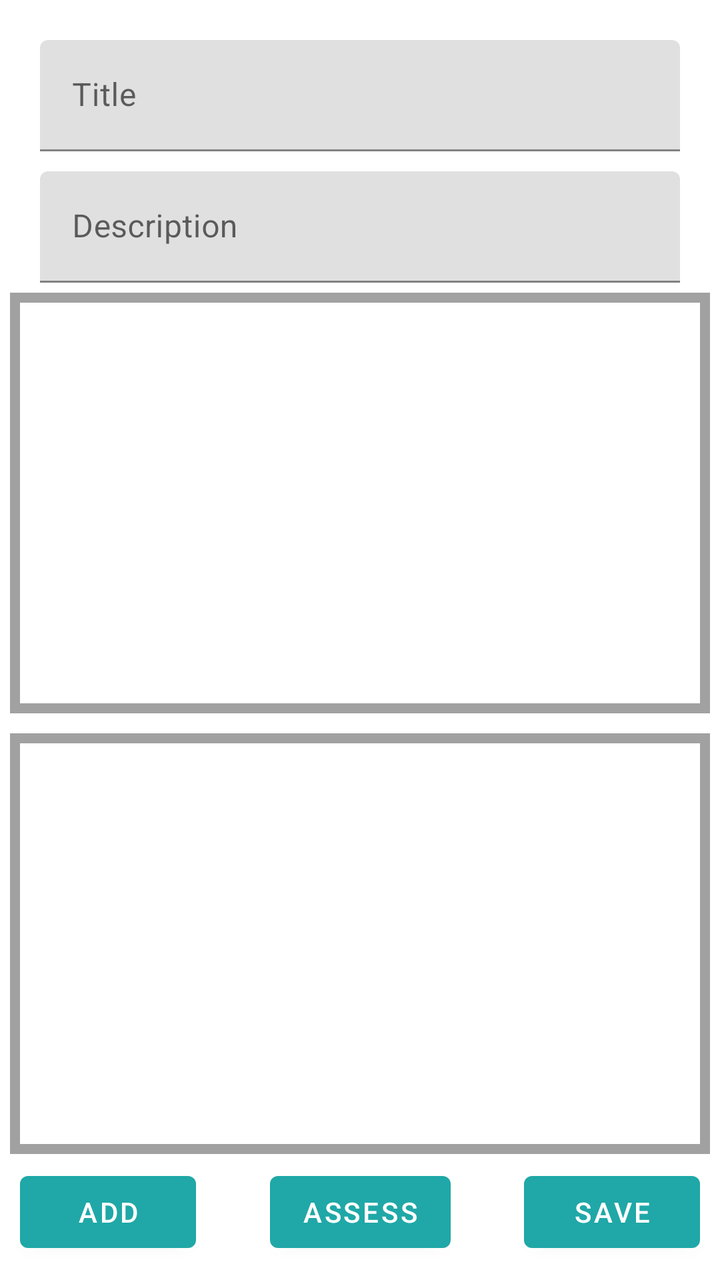
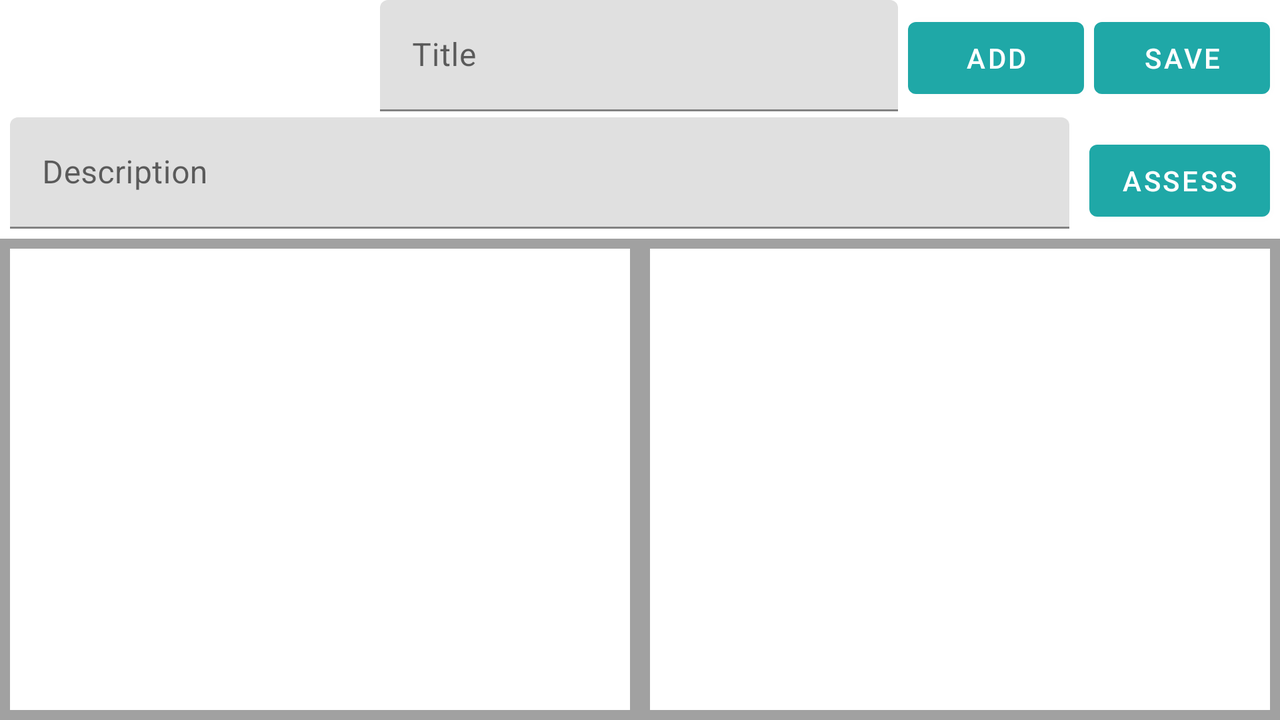

An Android layout and its configuration variant, each rendered on a device that would load it. The default file and the variant file are quoted in full after the pictures.
<!-- AndroidManifest.xml: application theme Theme.ObxKotlin -->
<!-- res/layout/fragment_edit_item.xml -->
<?xml version="1.0" encoding="utf-8"?>
<androidx.constraintlayout.widget.ConstraintLayout xmlns:android="http://schemas.android.com/apk/res/android"
    xmlns:app="http://schemas.android.com/apk/res-auto"
    xmlns:tools="http://schemas.android.com/tools"
    android:layout_width="match_parent"
    android:layout_height="match_parent"
    tools:context=".ui.Page.FragmentItemEditPage">

    <Button
        android:id="@+id/buttonAssess"
        android:layout_width="wrap_content"
        android:layout_height="wrap_content"
        android:layout_marginBottom="10dp"
        android:text="@string/action_assess"
        app:layout_constraintBottom_toBottomOf="parent"
        app:layout_constraintEnd_toStartOf="@+id/buttonSave"
        app:layout_constraintStart_toEndOf="@+id/buttonAdd" />

    <Spinner
        android:id="@+id/itemType"
        android:layout_width="180dp"
        android:layout_height="wrap_content"
        android:layout_marginStart="20dp"
        android:layout_marginLeft="20dp"
        android:layout_marginTop="10dp"
        android:background="#CDCDCD"
        android:hint="@string/hint_itemType"
        app:layout_constraintStart_toStartOf="parent"
        app:layout_constraintTop_toTopOf="parent" />

    <Spinner
        android:id="@+id/itemLegal"
        android:layout_width="180dp"
        android:layout_height="wrap_content"
        android:layout_marginTop="10dp"
        android:layout_marginEnd="20dp"
        android:layout_marginRight="20dp"
        android:background="#CDCDCD"
        android:hint="@string/hint_itemType"
        app:layout_constraintEnd_toEndOf="parent"
        app:layout_constraintTop_toTopOf="parent" />

    <com.google.android.material.textfield.TextInputLayout
        android:id="@+id/titleInputItem"
        android:layout_width="0dp"
        android:layout_height="wrap_content"
        android:layout_marginStart="20dp"
        android:layout_marginLeft="20dp"
        android:layout_marginTop="10dp"
        android:layout_marginEnd="20dp"
        android:layout_marginRight="20dp"
        app:endIconMode="clear_text"
        app:layout_constraintEnd_toEndOf="parent"
        app:layout_constraintStart_toStartOf="parent"
        app:layout_constraintTop_toBottomOf="@+id/itemType">

        <com.google.android.material.textfield.TextInputEditText
            android:id="@+id/editTitleItem"
            android:layout_width="match_parent"
            android:layout_height="wrap_content"
            android:hint="@string/hint_title"
            android:inputType="text" />
    </com.google.android.material.textfield.TextInputLayout>

    <com.google.android.material.textfield.TextInputLayout
        android:id="@+id/textInputItem"
        android:layout_width="0dp"
        android:layout_height="wrap_content"
        android:layout_marginStart="20dp"
        android:layout_marginLeft="20dp"
        android:layout_marginTop="10dp"
        android:layout_marginEnd="20dp"
        android:layout_marginRight="20dp"
        app:endIconMode="clear_text"
        app:layout_constraintEnd_toEndOf="parent"
        app:layout_constraintStart_toStartOf="parent"
        app:layout_constraintTop_toBottomOf="@+id/titleInputItem">

        <com.google.android.material.textfield.TextInputEditText
            android:id="@+id/editDescriptionItem"
            android:layout_width="match_parent"
            android:layout_height="wrap_content"
            android:hint="@string/hint_description"
            android:inputType="text" />
    </com.google.android.material.textfield.TextInputLayout>

    <androidx.core.widget.NestedScrollView
        android:id="@+id/NestedScrollView1"
        android:layout_width="0dp"
        android:layout_height="0dp"
        android:layout_margin="5dp"
        android:layout_marginStart="5dp"
        android:layout_marginLeft="5dp"
        android:layout_marginEnd="5dp"
        android:layout_marginRight="5dp"
        android:background="#A1A1A1"
        android:fillViewport="true"
        android:padding="5dp"
        app:layout_constraintBottom_toTopOf="@+id/NestedScrollView2"
        app:layout_constraintEnd_toEndOf="parent"
        app:layout_constraintStart_toStartOf="parent"
        app:layout_constraintTop_toBottomOf="@+id/textInputItem">


        <androidx.recyclerview.widget.RecyclerView
            android:id="@+id/recyclerView1"
            android:layout_width="match_parent"
            android:layout_height="match_parent"
            android:background="#FFFFFF"
            android:padding="5dp"
            app:layoutManager="androidx.recyclerview.widget.GridLayoutManager" />
    </androidx.core.widget.NestedScrollView>

    <androidx.core.widget.NestedScrollView
        android:id="@+id/NestedScrollView2"
        android:layout_width="0dp"
        android:layout_height="0dp"
        android:layout_margin="5dp"
        android:layout_marginStart="5dp"
        android:layout_marginLeft="5dp"
        android:layout_marginEnd="5dp"
        android:layout_marginRight="5dp"
        android:background="#A1A1A1"
        android:fillViewport="true"
        android:padding="5dp"
        app:layout_constraintBottom_toTopOf="@+id/buttonSave"
        app:layout_constraintEnd_toEndOf="parent"
        app:layout_constraintStart_toStartOf="parent"
        app:layout_constraintTop_toBottomOf="@+id/NestedScrollView1">


        <androidx.recyclerview.widget.RecyclerView
            android:id="@+id/recyclerView2"
            android:layout_width="match_parent"
            android:layout_height="match_parent"
            android:background="#FFFFFF"
            android:padding="5dp"
            app:layoutManager="androidx.recyclerview.widget.GridLayoutManager" />
    </androidx.core.widget.NestedScrollView>

    <Button
        android:id="@+id/buttonAdd"
        android:layout_width="wrap_content"
        android:layout_height="wrap_content"
        android:layout_marginStart="10dp"
        android:layout_marginLeft="10dp"
        android:layout_marginBottom="10dp"
        android:text="@string/action_add"
        app:layout_constraintBottom_toBottomOf="parent"
        app:layout_constraintStart_toStartOf="parent" />

    <Button
        android:id="@+id/buttonSave"
        android:layout_width="wrap_content"
        android:layout_height="wrap_content"
        android:layout_marginEnd="10dp"
        android:layout_marginRight="10dp"
        android:layout_marginBottom="10dp"
        android:text="@string/action_save"
        app:layout_constraintBottom_toBottomOf="parent"
        app:layout_constraintEnd_toEndOf="parent" />


</androidx.constraintlayout.widget.ConstraintLayout>
<!-- resources referenced by this layout -->
<resources>
  <string name="action_add">Add</string>
  <string name="action_assess">Assess</string>
  <string name="action_save">Save</string>
  <string name="hint_description">Description</string>
  <string name="hint_itemType">Item Type</string>
  <string name="hint_title">Title</string>
  <style name="Theme.ObxKotlin" parent="Theme.MaterialComponents.DayNight.DarkActionBar">
          
          <item name="colorPrimary">@color/obx_green</item>
          <item name="colorPrimaryVariant">@color/obx_green_dark</item>
          <item name="colorOnPrimary">@color/white</item>
          
          <item name="colorSecondary">@color/obx_pink</item>
          <item name="colorSecondaryVariant">@color/obx_pink_dark</item>
          <item name="colorOnSecondary">@color/black</item>
          
          <item name="android:statusBarColor" tools:targetApi="l">?attr/colorPrimaryVariant</item>
          
      </style>
  <color name="obx_green">#FF1FA8A7</color>
  <color name="obx_green_dark">#FF007878</color>
  <color name="white">#FFFFFFFF</color>
  <color name="obx_pink">#FFE61955</color>
  <color name="obx_pink_dark">#FFAD002D</color>
  <color name="black">#FF000000</color>
</resources>
<!-- res/layout-land/fragment_edit_item.xml (the repository's variant of the layout above) -->
<!-- drawn on the phone turned sideways -->
<?xml version="1.0" encoding="utf-8"?>
<androidx.constraintlayout.widget.ConstraintLayout xmlns:android="http://schemas.android.com/apk/res/android"
    xmlns:app="http://schemas.android.com/apk/res-auto"
    xmlns:tools="http://schemas.android.com/tools"
    android:layout_width="match_parent"
    android:layout_height="match_parent"
    tools:context=".ui.Page.FragmentItemEditPage">

    <Button
        android:id="@+id/buttonAssess"
        android:layout_width="wrap_content"
        android:layout_height="wrap_content"
        android:layout_marginEnd="5dp"
        android:layout_marginRight="5dp"
        android:layout_marginBottom="5dp"
        android:text="@string/action_assess"
        app:layout_constraintBottom_toTopOf="@+id/NestedScrollView2"
        app:layout_constraintEnd_toEndOf="parent"
        app:layout_constraintStart_toEndOf="@+id/textInputItem" />

    <Spinner
        android:id="@+id/itemType"
        android:layout_width="180dp"
        android:layout_height="wrap_content"
        android:layout_marginStart="5dp"
        android:layout_marginLeft="5dp"
        android:layout_marginTop="5dp"
        android:background="#CDCDCD"
        android:hint="@string/hint_itemType"
        app:layout_constraintStart_toStartOf="parent"
        app:layout_constraintTop_toTopOf="parent" />

    <Spinner
        android:id="@+id/itemLegal"
        android:layout_width="180dp"
        android:layout_height="wrap_content"
        android:layout_marginStart="5dp"
        android:layout_marginLeft="5dp"
        android:layout_marginTop="5dp"
        android:background="#CDCDCD"
        android:hint="@string/hint_itemType"
        app:layout_constraintStart_toStartOf="parent"
        app:layout_constraintTop_toBottomOf="@+id/itemType" />

    <com.google.android.material.textfield.TextInputLayout
        android:id="@+id/titleInputItem"
        android:layout_width="0dp"
        android:layout_height="wrap_content"
        android:layout_marginStart="5dp"
        android:layout_marginLeft="5dp"
        android:layout_marginEnd="5dp"
        android:layout_marginRight="5dp"
        app:endIconMode="clear_text"
        app:layout_constraintEnd_toStartOf="@+id/buttonAdd"
        app:layout_constraintStart_toEndOf="@+id/itemType"
        app:layout_constraintTop_toTopOf="parent">

        <com.google.android.material.textfield.TextInputEditText
            android:id="@+id/editTitleItem"
            android:layout_width="match_parent"
            android:layout_height="wrap_content"
            android:hint="@string/hint_title"
            android:inputType="text" />
    </com.google.android.material.textfield.TextInputLayout>

    <com.google.android.material.textfield.TextInputLayout
        android:id="@+id/textInputItem"
        android:layout_width="0dp"
        android:layout_height="wrap_content"
        android:layout_marginStart="5dp"
        android:layout_marginLeft="5dp"
        android:layout_marginTop="3dp"
        android:layout_marginEnd="10dp"
        android:layout_marginRight="10dp"
        app:endIconMode="clear_text"
        app:layout_constraintEnd_toStartOf="@+id/buttonAssess"
        app:layout_constraintStart_toStartOf="parent"
        app:layout_constraintTop_toBottomOf="@+id/titleInputItem">

        <com.google.android.material.textfield.TextInputEditText
            android:id="@+id/editDescriptionItem"
            android:layout_width="match_parent"
            android:layout_height="wrap_content"
            android:hint="@string/hint_description"
            android:inputType="text" />
    </com.google.android.material.textfield.TextInputLayout>

    <androidx.core.widget.NestedScrollView
        android:id="@+id/NestedScrollView1"
        android:layout_width="0dp"
        android:layout_height="0dp"
        android:layout_marginTop="5dp"
        android:background="#A1A1A1"
        android:fillViewport="true"
        android:padding="5dp"
        app:layout_constraintBottom_toBottomOf="parent"
        app:layout_constraintEnd_toStartOf="@+id/NestedScrollView2"
        app:layout_constraintStart_toStartOf="parent"
        app:layout_constraintTop_toBottomOf="@+id/textInputItem">


        <androidx.recyclerview.widget.RecyclerView
            android:id="@+id/recyclerView1"
            android:layout_width="match_parent"
            android:layout_height="match_parent"
            android:background="#FFFFFF"
            android:padding="5dp"
            app:layoutManager="androidx.recyclerview.widget.GridLayoutManager" />
    </androidx.core.widget.NestedScrollView>

    <androidx.core.widget.NestedScrollView
        android:id="@+id/NestedScrollView2"
        android:layout_width="0dp"
        android:layout_height="0dp"
        android:layout_marginTop="5dp"
        android:background="#A1A1A1"
        android:fillViewport="true"
        android:padding="5dp"
        app:layout_constraintBottom_toBottomOf="parent"
        app:layout_constraintEnd_toEndOf="parent"
        app:layout_constraintStart_toEndOf="@+id/NestedScrollView1"
        app:layout_constraintTop_toBottomOf="@+id/textInputItem">


        <androidx.recyclerview.widget.RecyclerView
            android:id="@+id/recyclerView2"
            android:layout_width="match_parent"
            android:layout_height="match_parent"
            android:background="#FFFFFF"
            android:padding="5dp"
            app:layoutManager="androidx.recyclerview.widget.GridLayoutManager" />
    </androidx.core.widget.NestedScrollView>

    <Button
        android:id="@+id/buttonAdd"
        android:layout_width="wrap_content"
        android:layout_height="wrap_content"
        android:layout_marginTop="5dp"
        android:layout_marginEnd="5dp"
        android:layout_marginRight="5dp"
        android:text="@string/action_add"
        app:layout_constraintEnd_toStartOf="@+id/buttonSave"
        app:layout_constraintTop_toTopOf="parent" />

    <Button
        android:id="@+id/buttonSave"
        android:layout_width="wrap_content"
        android:layout_height="wrap_content"
        android:layout_marginTop="5dp"
        android:layout_marginEnd="5dp"
        android:layout_marginRight="5dp"
        android:text="@string/action_save"
        app:layout_constraintEnd_toEndOf="parent"
        app:layout_constraintTop_toTopOf="parent" />


</androidx.constraintlayout.widget.ConstraintLayout>
